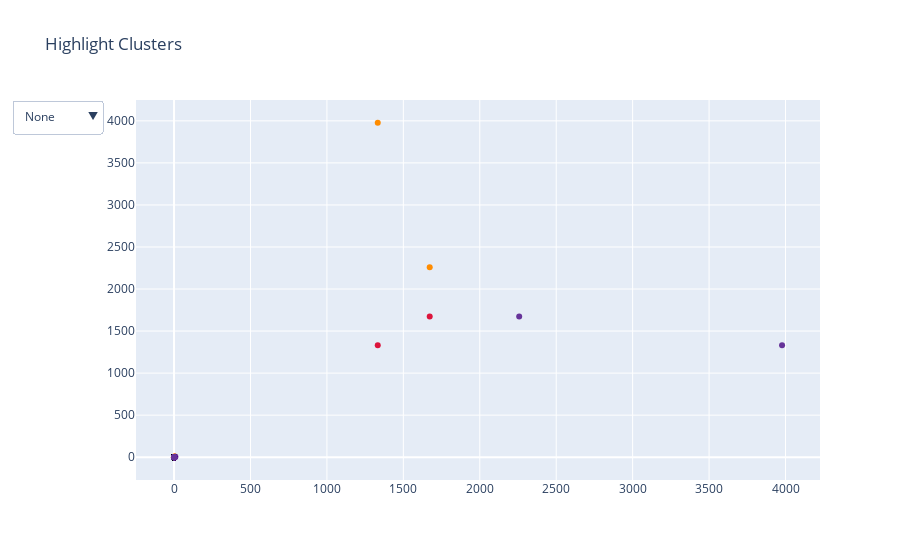

Source (notebook cell):
### Code cell
cluster = cluster_rec[['avg_yr_returns', 'yr_variance', 'sharpe_ratio', 'cluster']]
x0 = cluster['avg_yr_returns']
y0 = cluster['yr_variance']
x1 = cluster['sharpe_ratio']
y1 =cluster['avg_yr_returns']
x2 = cluster['yr_variance']
y2 = cluster['sharpe_ratio']

# Create figure
fig = go.Figure()

# Add traces
fig.add_trace(
    go.Scatter(
        x=x0,
        y=y0,
        mode="markers",
        marker=dict(color="DarkOrange")
    )
)

fig.add_trace(
    go.Scatter(
        x=x1,
        y=y1,
        mode="markers",
        marker=dict(color="Crimson")
    )
)

fig.add_trace(
    go.Scatter(
        x=x2,
        y=y2,
        mode="markers",
        marker=dict(color="RebeccaPurple")
    )
)

# Add buttons that add shapes
cluster0 = [go.layout.Shape(type="circle",
                            xref="x", yref="y",
                            x0=min(x0), y0=min(y0),
                            x1=max(x0), y1=max(y0),
                            line=dict(color="DarkOrange"))]
cluster1 = [go.layout.Shape(type="circle",
                            xref="x", yref="y",
                            x0=min(x1), y0=min(y1),
                            x1=max(x1), y1=max(y1),
                            line=dict(color="Crimson"))]
cluster2 = [go.layout.Shape(type="circle",
                            xref="x", yref="y",
                            x0=min(x2), y0=min(y2),
                            x1=max(x2), y1=max(y2),
                            line=dict(color="RebeccaPurple"))]

fig.update_layout(
    updatemenus=[
        go.layout.Updatemenu(buttons=list([
            dict(label="None",
                 method="relayout",
                 args=["shapes", []]),
            dict(label="Cluster 0",
                 method="relayout",
                 args=["shapes", cluster0]),
            dict(label="Cluster 1",
                 method="relayout",
                 args=["shapes", cluster1]),
            dict(label="Cluster 2",
                 method="relayout",
                 args=["shapes", cluster2]),
            dict(label="All",
                 method="relayout",
                 args=["shapes", cluster0 + cluster1 + cluster2])
        ]),
        )
    ]
)

# Update remaining layout properties
fig.update_layout(
    title_text="Highlight Clusters",
    showlegend=False,
)

fig.show()

### Figure 1 — Plotly figure (JSON) as saved in the notebook; plotly's stock layout.template omitted (floating-point values rounded to 4 significant figures; data arrays with more than 128 entries replaced by an {"elided": "..."} marker saying what was removed)
{"data": [{"marker": {"color": "DarkOrange"}, "mode": "markers", "type": "scatter", "x": {"elided": "564 float values"}, "y": {"elided": "564 float values"}}, {"marker": {"color": "Crimson"}, "mode": "markers", "type": "scatter", "x": {"elided": "564 float values"}, "y": {"elided": "564 float values"}}, {"marker": {"color": "RebeccaPurple"}, "mode": "markers", "type": "scatter", "x": {"elided": "564 float values"}, "y": {"elided": "564 float values"}}], "layout": {"showlegend": false, "title": {"text": "Highlight Clusters"}, "updatemenus": [{"buttons": [{"args": ["shapes", []], "label": "None", "method": "relayout"}, {"args": ["shapes", [{"line": {"color": "DarkOrange"}, "type": "circle", "x0": -0.578, "x1": 1672.0, "xref": "x", "y0": 0.1808, "y1": 3977.0, "yref": "y"}]], "label": "Cluster 0", "method": "relayout"}, {"args": ["shapes", [{"line": {"color": "Crimson"}, "type": "circle", "x0": -0.6114, "x1": 1672.0, "xref": "x", "y0": -0.578, "y1": 1672.0, "yref": "y"}]], "label": "Cluster 1", "method": "relayout"}, {"args": ["shapes", [{"line": {"color": "RebeccaPurple"}, "type": "circle", "x0": 0.1808, "x1": 3977.0, "xref": "x", "y0": -0.6114, "y1": 1672.0, "yref": "y"}]], "label": "Cluster 2", "method": "relayout"}, {"args": ["shapes", [{"line": {"color": "DarkOrange"}, "type": "circle", "x0": -0.578, "x1": 1672.0, "xref": "x", "y0": 0.1808, "y1": 3977.0, "yref": "y"}, {"line": {"color": "Crimson"}, "type": "circle", "x0": -0.6114, "x1": 1672.0, "xref": "x", "y0": -0.578, "y1": 1672.0, "yref": "y"}, {"line": {"color": "RebeccaPurple"}, "type": "circle", "x0": 0.1808, "x1": 3977.0, "xref": "x", "y0": -0.6114, "y1": 1672.0, "yref": "y"}]], "label": "All", "method": "relayout"}]}]}}
